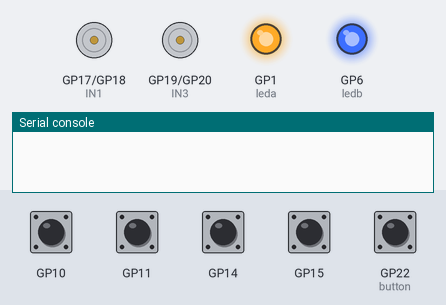
Simulated run of this program. Board: Raspberry Pi Pico running MicroPython. Parts: motor-driver pin pairs drawn as motors (green arrow = first pin HIGH = forward, orange = second pin HIGH = backward, longer = more drive, scaled by the enable pin), output pins drawn as LEDs (lit = HIGH), the last lines printed to the serial console. Inputs (shaded band) come from the test bench; at power-on: GP10, GP11, GP14, GP15, GP22 (button) HIGH.

Above: at 1.2 s.
1.3 s: GP22 (button) pulled LOW for 0.15 s
At 1.9 s:
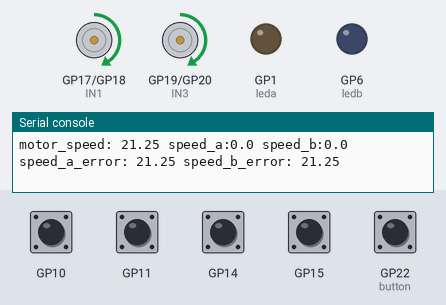
2.9 s: GP22 (button) pulled LOW for 1 s
Timing chart, 0 to 11.4 s (numbered marks = the images above; inputs shaded):
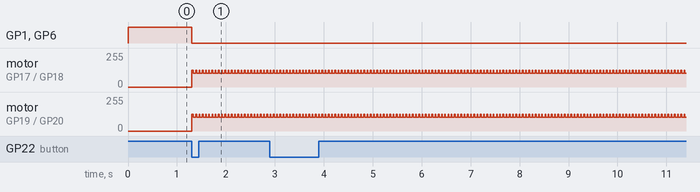

The program:

review.py
```python
from machine import Pin, PWM, I2C
import time
import math
from array import array
import rp2
class Encoder:
    def __init__(self, pin_x, pin_y, reverse=False, scale=1):
        self.reverse = reverse
        self.scale = scale
        self.forward = True
        self.pin_x = Pin(pin_x, Pin.IN, Pin.PULL_UP)
        self.pin_y = Pin(pin_y, Pin.IN, Pin.PULL_UP)
        self._pos = 0
        try:
            self.x_interrupt = self.pin_x.irq(trigger=Pin.IRQ_RISING | Pin.IRQ_FALLING, handler=self.x_callback, hard=True)
            self.y_interrupt = self.pin_y.irq(trigger=Pin.IRQ_RISING | Pin.IRQ_FALLING, handler=self.y_callback, hard=True)
        except TypeError:
            self.x_interrupt = self.pin_x.irq(trigger=Pin.IRQ_RISING | Pin.IRQ_FALLING, handler=self.x_callback)
            self.y_interrupt = self.pin_y.irq(trigger=Pin.IRQ_RISING | Pin.IRQ_FALLING, handler=self.y_callback)

    def x_callback(self, pin):
        self.forward = self.pin_x.value() ^ self.pin_y.value() ^ self.reverse
        self._pos += 1 if self.forward else -1

    def y_callback(self, pin):
        self.forward = self.pin_x.value() ^ self.pin_y.value() ^ self.reverse ^ 1
        self._pos += 1 if self.forward else -1

    def position(self, value=None):
        if value is not None:
            self._pos = round(value / self.scale)
        return self._pos * self.scale

    def reset(self):
        self._pos = 0

    def value(self, value=None):
        if value is not None:
            self._pos = value
        return self._pos
# Motor A Encoder pins using GPIO 15 and 14
encoder_a = Encoder(14, 15)
encoder_b= Encoder(11,10)
encoder_a.reset()
encoder_b.reset()


# Motor control pins
ENA = Pin(16, Pin.OUT)
IN1 = Pin(17, Pin.OUT)
IN2 = Pin(18, Pin.OUT)
IN3 = Pin(19, Pin.OUT)
IN4 = Pin(20, Pin.OUT)
ENB = Pin(21, Pin.OUT)
# Set up PWM for motors
pwm_a = PWM(ENA)
pwm_b = PWM(ENB)
pwm_a.init(freq=5000, duty_ns=5000) # type: ignore
pwm_b.init(freq=5000, duty_ns=5000) # type: ignore

# PID Parameters
Kp_straight_a = 9 #not tuned
Kp_straight_b = 9 #not tuned
Kd_straight_a = 0 #not tuned
Kd_straight_b = 0 #not tuned
Kp_time= 0

Kp_distance = 0.002
Ki_distance = 0.0
Kd_distance = 0.002
Kp_turn = 0.005
Ki_turn = 0.00000
Kd_turn = 0.0
deadband_distance = 30
deadband_turn = 5

# Push button on GPIO 22
button = Pin(22, Pin.IN, Pin.PULL_UP)
turn_count=0
straight_count=0
turn_time = 2.6 # time for one turn (in seconds)
min_speed=0.29
max_turn_speed=0.3
MIN_STALL_THRESHOLD = 1
leda = Pin(1, Pin.OUT)
ledb = Pin(6, Pin.OUT)


def normalize_angle(angle):
    """Normalize an angle to the range [0, 360)."""
    return (angle+360) % 360

def set_motor_speed_a(speed):
    motor_speed_1 = int(abs(speed) * 65535)
    if speed > 0:
        IN1.value(1)
        IN2.value(0)
    elif speed < 0:
        IN1.value(0)
        IN2.value(1)
    pwm_a.duty_u16(motor_speed_1)

def set_motor_speed_b(speed):
    motor_speed_2 = int(abs(speed) * 65535)
    if speed > 0:
        IN3.value(1)
        IN4.value(0)
    elif speed < 0:
        IN3.value(0)
        IN4.value(1)
    pwm_b.duty_u16(motor_speed_2)

def calculate_speed(traveled_distance):
    global motor_speed
    motor_speed=0
    time_elapsed=(time.time_ns()-start_time)/1e9
    time_at_destination=(turn_count*turn_time)+((straight_count+traveled_distance)*time_per_straight)
    time_error= time_at_destination-time_elapsed
    if abs(traveled_distance)<=0:
        motor_speed=average_speed
        return motor_speed
    else:
        P_time = time_error * Kp_time
        motor_speed = average_speed - P_time
        return motor_speed

def f(segments):
    global straight_count
    global prev_time
    global min_speed
    global motor_speed
    last_error_straight_a = 0
    last_error_straight_b=0
    leda.value(0)
    ledb.value(0)
    encoder_a = Encoder(14, 15)
    encoder_b= Encoder(10,11)
    encoder_a.reset()
    encoder_b.reset()
    last_encoder_a_position = 0
    last_encoder_b_position = 0
    stall_counter = 0
    recovery = 0
    total_distance = ((segments-1) * dist) +15.3# Total distance in cm
    wheel_diameter = 6
    encoder_resolution = 2400
    wheel_circumference = math.pi * wheel_diameter
    encoder_distance = (total_distance / wheel_circumference) * encoder_resolution
    traveled_distance = (encoder_a.position() + (encoder_b.position())) / 2
    distance_error = encoder_distance - traveled_distance

    while abs(distance_error) > deadband_distance:
        traveled_distance = (encoder_a.position() + (encoder_b.position())) / 2
        distance_error = encoder_distance - traveled_distance
        segments_left=distance_error * (wheel_circumference / encoder_resolution) / 25
        segments_traveled = traveled_distance * (wheel_circumference / encoder_resolution) / 25
        calculate_speed(segments_traveled)

        #going straight
        curr_time=time.time_ns()
        passed_time=(curr_time-prev_time)/1e9
        prev_time=curr_time

        encoder_a_pos = encoder_a.position()
        encoder_b_pos = encoder_b.position()

        if passed_time==0:
            speed_a=0
            speed_b=0
        else:
            speed_a=(((encoder_a_pos - last_encoder_a_position) * (wheel_circumference / encoder_resolution)) / passed_time)
            speed_b=(((encoder_b_pos - last_encoder_b_position) * (wheel_circumference / encoder_resolution)) / passed_time)
            speed_a_error=  motor_speed-speed_a
            speed_b_error= motor_speed-speed_b
        print(f"motor_speed: {motor_speed} speed_a:{speed_a} speed_b:{speed_b} speed_a_error: {speed_a_error} speed_b_error: {speed_b_error}")
        P_straight = speed_a_error * Kp_straight_a
        D_straight = (speed_a_error - last_error_straight_a) * Kd_straight_a
        correction_straight_a = P_straight +  D_straight

        P_straight = speed_b_error * Kp_straight_b
        D_straight = (speed_b_error - last_error_straight_b) * Kd_straight_b
        correction_straight_b = P_straight + D_straight

        last_error_straight_a = speed_a_error
        last_error_straight_b = speed_b_error

        speed_a = motor_speed + correction_straight_a
        speed_b = motor_speed + correction_straight_b
        # print(f"speed_a:{speed_a} speed_b:{speed_b} correction_straight_a:{correction_straight_a} correction_straight_b:{correction_straight_b}")
        # Apply minimum limits to avoid stalling

        # if abs(speed_a) > 0 and abs(speed_a) < min_speed:
        #     speed_a = min_speed if speed_a > 0 else -min_speed
        # if abs(speed_b) > 0 and abs(speed_b) < min_speed:
        #     speed_b = min_speed if speed_b > 0 else -min_speed


        set_motor_speed_a(speed_a)
        set_motor_speed_b(speed_b)

        # Stall detection

        if abs(encoder_a_pos - last_encoder_a_position) < MIN_STALL_THRESHOLD and abs(encoder_b_pos - last_encoder_b_position) < MIN_STALL_THRESHOLD:
            stall_counter += 1
            if stall_counter > 10:
                min_speed += 0.001  # Increment minimum speed
                speed_a = min_speed if speed_a > 0 else -min_speed
                speed_b = min_speed if speed_b > 0 else -min_speed
                recovery += 1
                if recovery > 10:
                    temp_speed_a = 0.4 if speed_a > 0 else -0.4
                    temp_speed_b = 0.4 if speed_b > 0 else -0.4
                    set_motor_speed_a(temp_speed_a)  # Apply a high temporary speed
                    set_motor_speed_b(temp_speed_b)
                    time.sleep(0.05)
                    recovery = 0  # Reset recovery after applying high speed
        else:
            stall_counter = 0

        last_encoder_a_position = encoder_a_pos
        last_encoder_b_position = encoder_b_pos


    straight_count += segments
    set_motor_speed_a(0)
    set_motor_speed_b(0)
    # Get initial encoder positions
    last_encoder_a_position = encoder_a.position()
    last_encoder_b_position = encoder_b.position()

    # Wait until both encoders stop changing
    while True:
        time.sleep(0.1)  # Prevent excessive CPU usage

        speed_a_encoder = encoder_a.position()
        speed_b_encoder = encoder_b.position()

        # Check if both encoders have stopped changing
        if speed_a_encoder == last_encoder_a_position and speed_b_encoder == last_encoder_b_position:
            break  # Robot has stopped

        # Update last known positions
        last_encoder_a_position = speed_a_encoder
        last_encoder_b_position = speed_b_encoder


    print(f"distance_error{distance_error}")
    time.sleep(0.5)


leda.value(1)
ledb.value(1)
# Main loop to check for button press and execute commands
while True:
    if button.value() == 0:  # Button pressed (assuming active low)
        print("Button pressed, starting sequence...")
        leda.value(0)
        ledb.value(0)
        target_time = 10
        turn_num = 0
        straight_num = 8.5
        left=30
        right=30.6
        dist=25
        total_turn_time = turn_time * turn_num
        remaining_time = target_time - total_turn_time
        time_per_straight = remaining_time / straight_num
        average_speed=25/time_per_straight
        start_time=time.time_ns()
        prev_time=start_time
        f(8.5)

        print(f"run_time:{(time.time_ns()-start_time)/1e9}")
        print(average_speed)
        set_motor_speed_a(0)
        set_motor_speed_b(0)
        leda.value(1)
        ledb.value(1)
        # Debounce delay
        time.sleep(1)

    # Short delay to prevent button bouncing
    time.sleep(0.1)
```

Measured:
- after the input at 1.3 s, GP1 (leda), GP6 (ledb): HIGH → LOW at once; motor on GP17 (IN1) / GP18 (IN2), motor on GP19 (IN3) / GP20 (IN4): alternates forward 127/255 for 0.01 s and forward 102/255 for 0.05 s, starting at once
